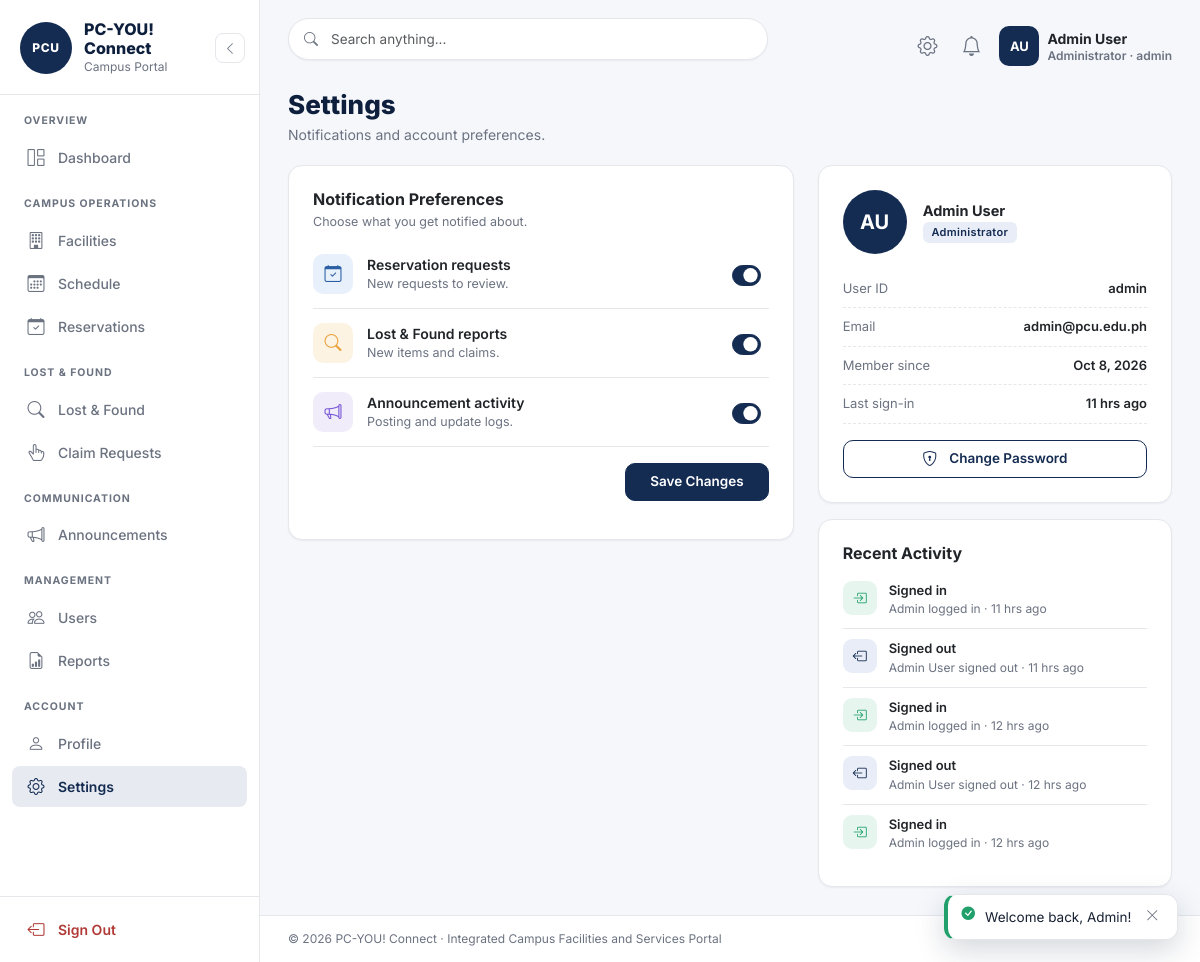
Screenshot of /admin/settings.php (signed in) with the database file from the repository.
### tables this page shows
CREATE TABLE `users` (
  `id` int(11) NOT NULL,
  `role` enum('student','faculty','staff','admin') NOT NULL DEFAULT 'student',
  `user_id` varchar(50) NOT NULL,
  `first_name` varchar(60) NOT NULL,
  `last_name` varchar(60) NOT NULL,
  `email` varchar(140) DEFAULT NULL,
  `password` varchar(255) NOT NULL,
  `avatar` varchar(255) DEFAULT NULL,
  `status` enum('active','inactive') NOT NULL DEFAULT 'active',
  `settings` text DEFAULT NULL,
  `remember_token` varchar(64) DEFAULT NULL,
  `created_at` timestamp NOT NULL DEFAULT current_timestamp(),
  `updated_at` timestamp NOT NULL DEFAULT current_timestamp() ON UPDATE current_timestamp()
);

CREATE TABLE `activity_logs` (
  `id` int(11) NOT NULL,
  `user_id` int(11) DEFAULT NULL,
  `action` varchar(80) NOT NULL,
  `description` text DEFAULT NULL,
  `ip_address` varchar(45) DEFAULT NULL,
  `created_at` timestamp NOT NULL DEFAULT current_timestamp()
);

### includes/functions.php (called while the page is built, shortened)
<?php
require_once __DIR__ . '/../config/database.php';
function e($v): string { return htmlspecialchars((string)$v, ENT_QUOTES, 'UTF-8'); }
function db_scalar(string $sql, array $p = []) { $st = db()->prepare($sql); $st->execute($p); return $st->fetchColumn(); }
function time_ago(?string $dt): string {
    $d = time() - strtotime($dt);
    if ($d < 86400)  { $h = floor($d / 3600); return $h . ($h == 1 ? ' hr' : ' hrs') . ' ago'; }
    return date('M j, Y', strtotime($dt));
}
function fmt_date($d): string   { return $d ? date('M j, Y', strtotime($d)) : '—'; }
function initials(string $f, string $l): string { return strtoupper(mb_substr($f, 0, 1) . mb_substr($l, 0, 1)); }
function user_pref(int $uid, string $key, bool $def = true): bool {
    $s = db_scalar('SELECT settings FROM users WHERE id=?', [$uid]);
    if (!$s) return $def;
    $a = json_decode($s, true) ?: [];
    return isset($a[$key]) ? (bool)$a[$key] : $def;
}

### includes/auth.php (called while the page is built, shortened)
<?php
require_once __DIR__ . '/functions.php';
function current_user(): ?array { return $_SESSION['user'] ?? null; }
function is_logged_in(): bool   { return isset($_SESSION['user']); }
function require_login(): array {
    if (is_logged_in()) return $_SESSION['user'];
}

### config/database.php (called while the page is built, shortened)
<?php
class Database {
    private static ?PDO $pdo = null;
    public static function conn(): PDO {
        if (self::$pdo === null) {
            self::$pdo = new PDO(
                'mysql:host=' . self::HOST . ';dbname=' . self::NAME . ';charset=utf8mb4',
                self::USER, self::PASS,
                [
                    PDO::ATTR_ERRMODE            => PDO::ERRMODE_EXCEPTION,
                    PDO::ATTR_DEFAULT_FETCH_MODE => PDO::FETCH_ASSOC,
                    PDO::ATTR_EMULATE_PREPARES   => false,
                ]
            );
        }
        return self::$pdo;
    }
}
function db(): PDO { return Database::conn(); }

### includes/admin_auth.php (called while the page is built, shortened)
<?php
require_once __DIR__ . '/auth.php';
function require_admin(): array {
    $u = require_login();
    return $u;
}

### admin/settings.php (the view, shortened to what this page needs)
<?php
require_once '../includes/admin_auth.php';
 $u = require_admin();
 $on = [
    'notify_reservation'  => user_pref((int)$u['id'], 'notify_reservation'),
    'notify_lost_found'   => user_pref((int)$u['id'], 'notify_lost_found'),
    'notify_announcement' => user_pref((int)$u['id'], 'notify_announcement'),
];
 $lastLogin = db_scalar("SELECT created_at FROM activity_logs WHERE user_id=? AND action='login' ORDER BY created_at DESC LIMIT 1", [(int)$u['id']]);
 $me = db()->prepare('SELECT * FROM users WHERE id=?'); $me->execute([(int)$u['id']]); $me = $me->fetch();
 $acts = db()->prepare('SELECT action, description, created_at FROM activity_logs WHERE user_id=? ORDER BY created_at DESC LIMIT 5');
 $acts->execute([(int)$u['id']]); $acts = $acts->fetchAll();
if (!function_exists('act_icon')) {
    function act_icon(string $a): array {
        if ($a === 'login')                      return ['bi-box-arrow-in-right', 'icon-success'];
        if ($a === 'logout')                     return ['bi-box-arrow-left',     'icon-navy'];
        return ['bi-check2', 'icon-navy'];
    }
}
function act_label(string $a): string {
    $map = ['login' => 'Signed in', 'logout' => 'Signed out', 'settings_update' => 'Settings updated',
            'reservation_create' => 'Reservation submitted', 'reservation_cancel' => 'Reservation cancelled',
            'reservation_approve' => 'Reservation approved', 'reservation_reject' => 'Reservation rejected',
            'reservation_complete' => 'Reservation completed',
            'lf_add' => 'Item reported', 'lf_update' => 'Item updated', 'lf_delete' => 'Item deleted',
            'lf_claim' => 'Claim submitted', 'lf_claim_approve' => 'Claim approved', 'lf_claim_reject' => 'Claim rejected',
            'ann_add' => 'Announcement posted', 'ann_update' => 'Announcement updated', 'ann_delete' => 'Announcement deleted',
            'user_create' => 'User created', 'user_update' => 'User updated', 'user_delete' => 'User deleted',
            'facility_create' => 'Facility added', 'facility_update' => 'Facility updated', 'facility_delete' => 'Facility deleted',
            'profile_update' => 'Profile updated', 'password_change' => 'Password changed'];
    return $map[$a] ?? ucwords(str_replace('_', ' ', $a));
}
require_once '../includes/sidebar.php';
require_once '../includes/header.php';
?>
<div class="page-head">
  <div><h1 class="page-title">Settings</h1><p class="page-sub">Notifications and account preferences.</p></div>
</div>
<div class="row g-4">
  <div class="col-lg-7">
    <div class="card p-4">
      <h6 class="card-title mb-1">Notification Preferences</h6>
      <p class="muted-sm mb-2">Choose what you get notified about.</p>
      <form method="post">
        <div class="set-row">
          <span class="stat-icon icon-info"><i class="bi bi-calendar-check"></i></span>
          <div class="flex-grow-1">
            <div class="set-title">Reservation requests</div>
            <div class="set-desc">New requests to review.</div>
          </div>
          <div class="form-check form-switch">
            <input class="form-check-input" type="checkbox" id="notify_reservation" name="notify_reservation" <?= $on['notify_reservation'] ? 'checked' : '' ?>>
          </div>
        </div>
        <div class="set-row">
          <span class="stat-icon icon-warning"><i class="bi bi-search"></i></span>
          <div class="flex-grow-1">
            <div class="set-title">Lost &amp; Found reports</div>
            <div class="set-desc">New items and claims.</div>
          </div>
          <div class="form-check form-switch">
            <input class="form-check-input" type="checkbox" id="notify_lost_found" name="notify_lost_found" <?= $on['notify_lost_found'] ? 'checked' : '' ?>>
          </div>
        </div>
        <div class="set-row">
          <span class="stat-icon icon-purple"><i class="bi bi-megaphone"></i></span>
          <div class="flex-grow-1">
            <div class="set-title">Announcement activity</div>
            <div class="set-desc">Posting and update logs.</div>
          </div>
          <div class="form-check form-switch">
            <input class="form-check-input" type="checkbox" id="notify_announcement" name="notify_announcement" <?= $on['notify_announcement'] ? 'checked' : '' ?>>
          </div>
        </div>
        <div class="d-flex justify-content-end mt-3">
          <button class="btn btn-navy px-4">Save Changes</button>
        </div>
      </form>
    </div>
  </div>
  <div class="col-lg-5 d-flex flex-column gap-3">
    <div class="card p-4">
      <div class="d-flex align-items-center gap-3 mb-3">
        <span class="avatar lg"><?= e(initials($me['first_name'], $me['last_name'])) ?></span>
        <div>
          <div class="fw-bold"><?= e($me['first_name'] . ' ' . $me['last_name']) ?></div>
          <span class="badge badge-soft soft-primary">Administrator</span>
        </div>
      </div>
      <div class="info-row"><span class="k">User ID</span><span class="v"><?= e($me['user_id']) ?></span></div>
      <div class="info-row"><span class="k">Email</span><span class="v"><?= e($me['email'] ?: 'Not set') ?></span></div>
      <div class="info-row"><span class="k">Member since</span><span class="v"><?= fmt_date($me['created_at']) ?></span></div>
      <div class="info-row"><span class="k">Last sign-in</span><span class="v"><?= $lastLogin ? time_ago($lastLogin) : '—' ?></span></div>
      <a class="btn btn-outline-navy w-100 mt-3" href="profile.php"><i class="bi bi-shield-lock me-1"></i>Change Password</a>
    </div>
    <div class="card p-4">
      <h6 class="card-title mb-2">Recent Activity</h6>
      <?php if (!$acts): ?>
        <div class="muted-sm">No activity yet.</div>
      <?php else: foreach ($acts as $a): [$ai, $at] = act_icon($a['action']); ?>
        <div class="act-row">
          <span class="stat-icon <?= $at ?>"><i class="bi <?= $ai ?>"></i></span>
          <div class="flex-grow-1">
            <div class="act-text"><?= e(act_label($a['action'])) ?></div>
            <div class="act-sub"><?= e(mb_substr((string)$a['description'], 0, 60)) ?> · <?= time_ago($a['created_at']) ?></div>
          </div>
        </div>
      <?php endforeach; endif; ?>
    </div>
  </div>
</div>
<?php require_once '../includes/footer.php'; ?>

### includes/navbar.php (shortened to what this page needs)
<?php
 $navUser  = current_user();
 $navAdmin = ($navUser['role'] ?? '') === 'admin';
 $parts = preg_split('/\s+/', $navUser['name']);
 $ini = strtoupper(mb_substr($parts[0], 0, 1) . mb_substr(end($parts), 0, 1));
?>
<header class="app-navbar">
  <form class="nav-search" role="search">
    <input type="search" name="q" class="form-control" placeholder="Search anything..." value="<?= e($_GET['q'] ?? '') ?>" aria-label="Search">
  </form>
  <div class="nav-right ms-auto d-flex align-items-center gap-1">
    <div class="dropdown">
      <button class="btn btn-icon" data-bs-toggle="dropdown" type="button" aria-label="Quick links" title="Quick links"><i class="bi bi-gear fs-5"></i></button>
    </div>
    <div class="dropdown">
      <button class="btn btn-icon position-relative" data-bs-toggle="dropdown" type="button" aria-label="Notifications" title="Notifications">
        <i class="bi bi-bell fs-5"></i>
      </button>
    </div>
    <div class="dropdown">
      <button class="nav-user ms-1 btn p-0 border-0 bg-transparent d-flex align-items-center gap-2" data-bs-toggle="dropdown" type="button" aria-label="Account menu">
        <span class="avatar"><?= e($ini) ?></span>
        <div class="d-none d-md-block lh-sm text-start">
          <div class="nav-user-name"><?= e($navUser['name']) ?></div>
          <div class="nav-user-role"><?= $navAdmin ? 'Administrator' : ucfirst($navUser['role']) ?> · <?= e($navUser['user_id']) ?></div>
        </div>
      </button>
    </div>
  </div>
</header>

### rows the page displays
users: first_name "AU", user "admin", initials($me['first_name'], $me['last_name']) "AU", first_name+last_name "Admin User", email "admin@pcu.edu.ph", created_at "Oct 8, 2026"
activity_logs: created_at "11 hrs ago", action "Signed in", description "Admin logged in"
activity_logs: action "Signed out", description "Admin User signed out", created_at "11 hrs ago"
activity_logs: action "Signed in", description "Admin logged in", created_at "12 hrs ago"
activity_logs: action "Signed out", description "Admin User signed out", created_at "12 hrs ago"
activity_logs: action "Signed in", description "Admin logged in", created_at "12 hrs ago"

### other values shown
$navUser['name'] "Admin User"
